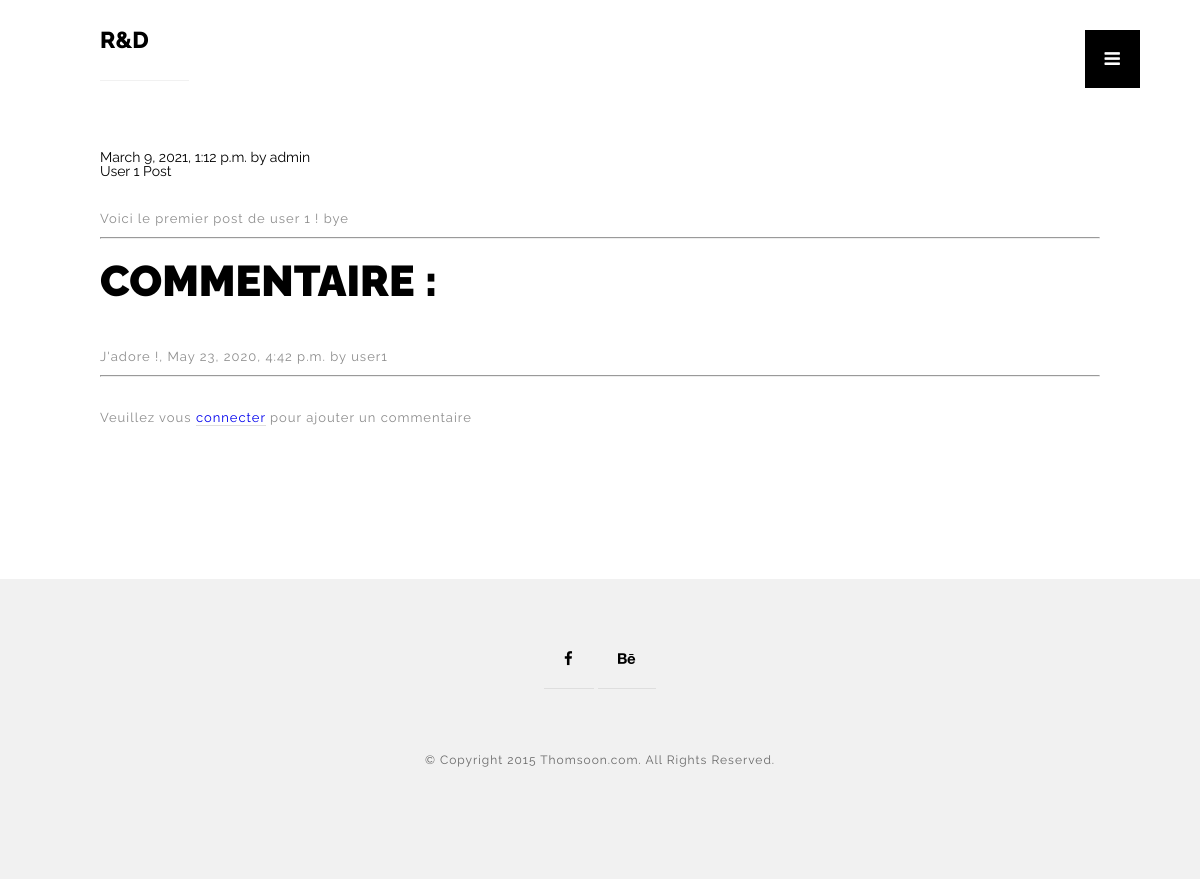
Screenshot of /post_detail/49/ with the database file from the repository.
### blog/models.py (models this page shows, shortened)
class Post(models.Model):
    author = models.ForeignKey(settings.AUTH_USER_MODEL, on_delete=models.CASCADE)
    title = models.CharField(max_length=200)
    text = models.TextField()
    created_date = models.DateTimeField(default=timezone.now)
    published_date = models.DateTimeField(blank=True, null=True)

class Comment(models.Model):
    id_post = models.ForeignKey(Post, null=True, on_delete=models.CASCADE)
    author = models.ForeignKey(settings.AUTH_USER_MODEL, null=True, on_delete=models.CASCADE)
    text = models.TextField()
    created_date = models.DateTimeField(default=timezone.now)
    published_date = models.DateTimeField(blank=True, null=True)

### blog/views.py (the view, shortened to what this page needs)
# urls.py: path('post_detail/<int:id>/', views.post_detail, name='post_detail'),
def post_detail(request, id):
    post = get_object_or_404(Post, pk=id)
    comments = Comment.objects.filter(id_post = id)
    form = CommentForm()
    return render(request, 'blog/post_detail.html', {'post': post, 'form': form, 'comments' : comments})

### blog/templates/blog/post_detail.html
{% extends 'blog/base.html' %}
{% load static %}
{% block content %}
    <div class="content" id="ajax-content">
        <div class="text-intro">
            <div >
                {% if post.published_date %}
                    <div>
                        {{ post.published_date }} by {{ post.author.username }}
                    </div>
                {% endif %}
                <h2>{{ post.title }} </h2>
                <p>{{ post.text|linebreaksbr }}</p>
            </div>
            <hr>
            <h1> Commentaire : </h1>
            {% for co in comments %}
                <p>{{ co.text }}, {{ co.published_date }} by {{ co.author }}</p>
                <hr>
            {% endfor %}
            {% if user.is_authenticated %}
                <form method="POST">
                    {% csrf_token %}
                    {{ form.as_p }}
                    <button type="submit" class="save btn btn-default">Ajouter commentaire</button>
                </form>
            {% else %}
                <p> Veuillez vous <a href = "{% url 'login' %}"> connecter</a> pour ajouter un commentaire </p>
            {% endif %}
        </div>
    </div>
{% endblock %}

### blog/static/blog/css/style.css (style rules this page uses)
body { font-family: 'Raleway', sans-serif; font-size:14px; font-weight: 400; overflow-y:scroll; -webkit-font-smoothing: antialiased; }
p { font-family: 'Raleway', sans-serif; font-size:14px; font-weight: 400; }
a { text-decoration:none; -webkit-transition: all 0.2s ease-in; -moz-transition: all 0.2s ease-in; -ms-transition: all 0.2s ease-in; -o-transition: all 0.2s ease-in; transition: all 0.2s ease-in; border-bottom:1px solid #dedede; }
.content { position:relative; width:1140px; margin:50px auto; }
.content .text-intro { width: 1140px; margin-top: 150px; margin: 150px auto 0; }
.content .text-intro h1 { font-size:43px; width:40%; text-transform:uppercase; color:#000000; font-weight:900; line-height:70px; }
.content .text-intro p { font-size:13px; color:#8d8d8d; margin-top:30px; font-weight:400; line-height:22px; letter-spacing:1px; width:40%; }
#ajax-content { width:100%; }

### blog/static/blog/css/style-responsive.css (style rules this page uses)
@media all and (max-width: 1330px) and (min-width: 1180px) { .content .text-intro { width:1000px; } }
@media all and (max-width: 1330px) and (min-width: 1180px) { .content .text-intro h1, .content .text-intro p { width:60%; } }

### rows the page displays
Post: published_date "March 9, 2021, 1:12 p.m.", author.username "admin", title "User 1 Post", text "Voici le premier post de user 1 ! bye"
Comment: text "J'adore !", published_date "May 23, 2020, 4:42 p.m.", author "user1"
